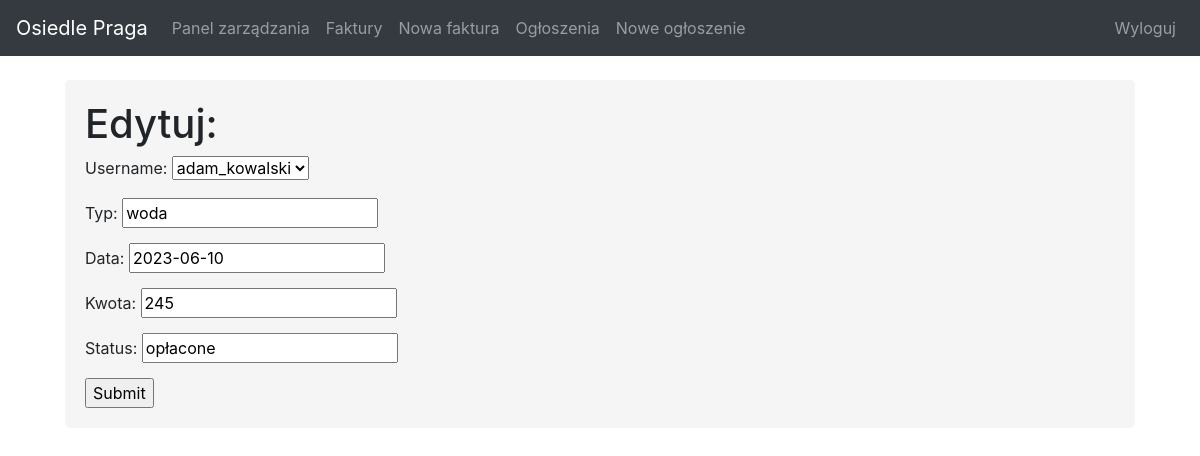
Page /panel/faktury/2/edytuj/ on the committed database.
### panel/models.py (models this page shows, shortened)
class CustomUser(AbstractUser):
    imie = models.CharField(max_length=255)
    nazwisko = models.CharField(max_length=255)
    adres = models.CharField(max_length=255)
    nr_telefonu = models.CharField(max_length=20)
    adres_email = models.EmailField()

class Faktura(models.Model):
  username = models.ForeignKey(CustomUser, on_delete=models.CASCADE, default=None, null=True)
  nr_faktury = models.AutoField(primary_key=True)
  typ = models.CharField(max_length=255)
  data = models.DateField()
  kwota = models.IntegerField()
  status = models.CharField(max_length=255)

### panel/views.py (the view)
# urls.py: path('faktury/<int:id>/edytuj/', views.edytuj_fakture, name='edytuj_fakture'),
def edytuj_fakture(request, id):
    faktura = Faktura.objects.get(nr_faktury=id)
    if request.method == 'POST':
        form = FakturaForm(request.POST, instance=faktura)
        if form.is_valid():
            form.save()
            return redirect('admin/faktury')
    else:
        form = FakturaForm(instance=faktura)
    return render(request,
                'admin/edytuj_element.html',
                {'form': form})

### panel/forms.py
class FakturaForm(forms.ModelForm):
    class Meta:
        model = Faktura
        fields = ['username', 'typ', 'data', 'kwota', 'status']

### panel/templates/admin/edytuj_element.html (shortened to what this page needs)
{% extends "admin/admin.html" %}
{% block content %}
<div class = "content-container">
  <h1>Edytuj:</h1>
  <form action="" method="post">
    {{ form.as_p }}
    <input type="submit" value="Submit">
  </form>
</div>
{% endblock %}

### panel/templates/admin/admin.html (style rules this page uses)
body { padding-top: 60px; padding-bottom: 40px; }
.content-container { margin: 20px; padding: 20px; background-color: #f5f5f5; border-radius: 5px; }
.content-container p { margin-bottom: 10px; line-height: 1.5; }

### rows in the picture
CustomUser: username "adam_kowalski"
Faktura: typ "woda", data "2023-06-10", kwota "245", status "opłacone"
